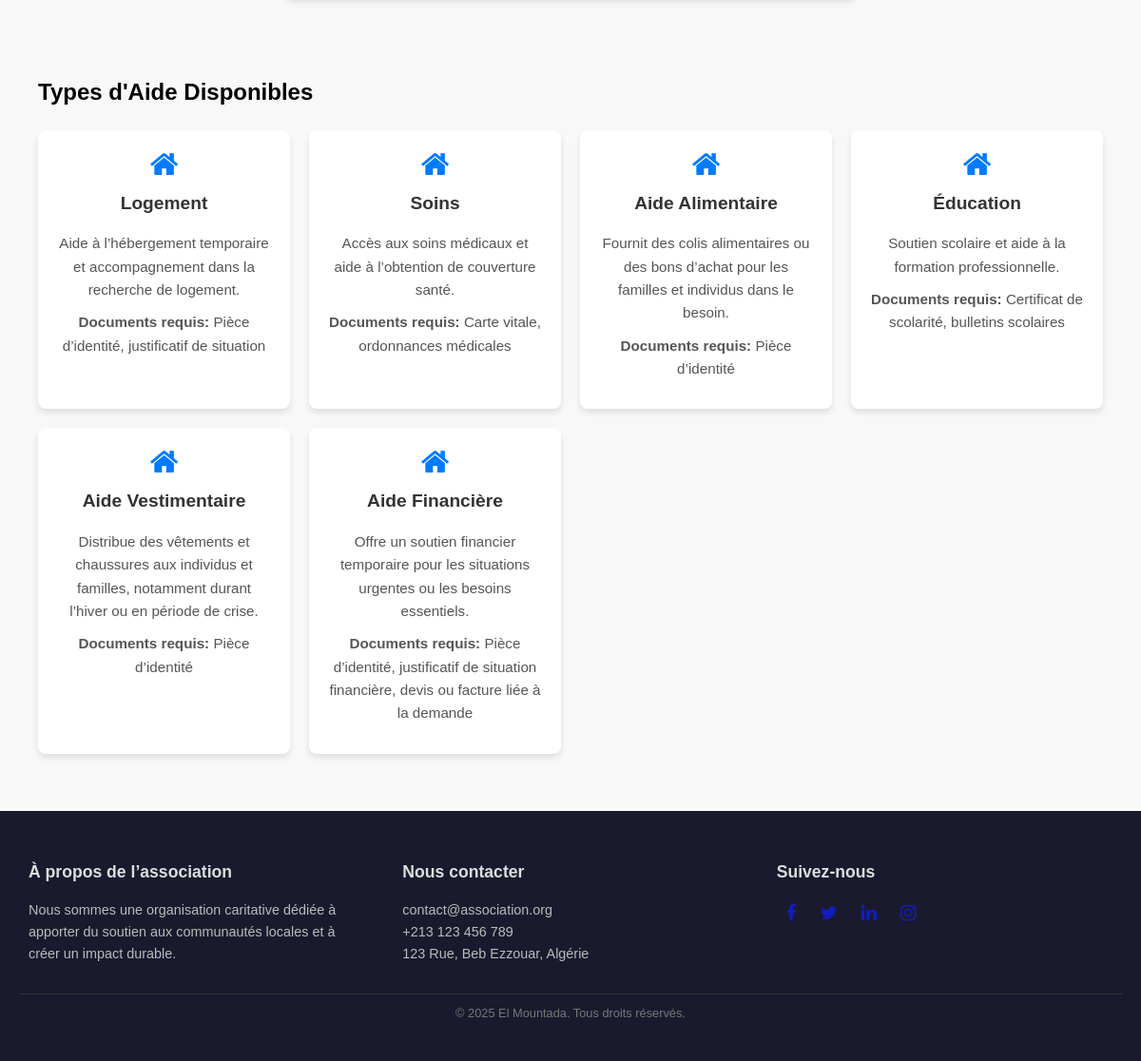
The app's page /views/Membre/dons.php (signed in, lower part), older data.
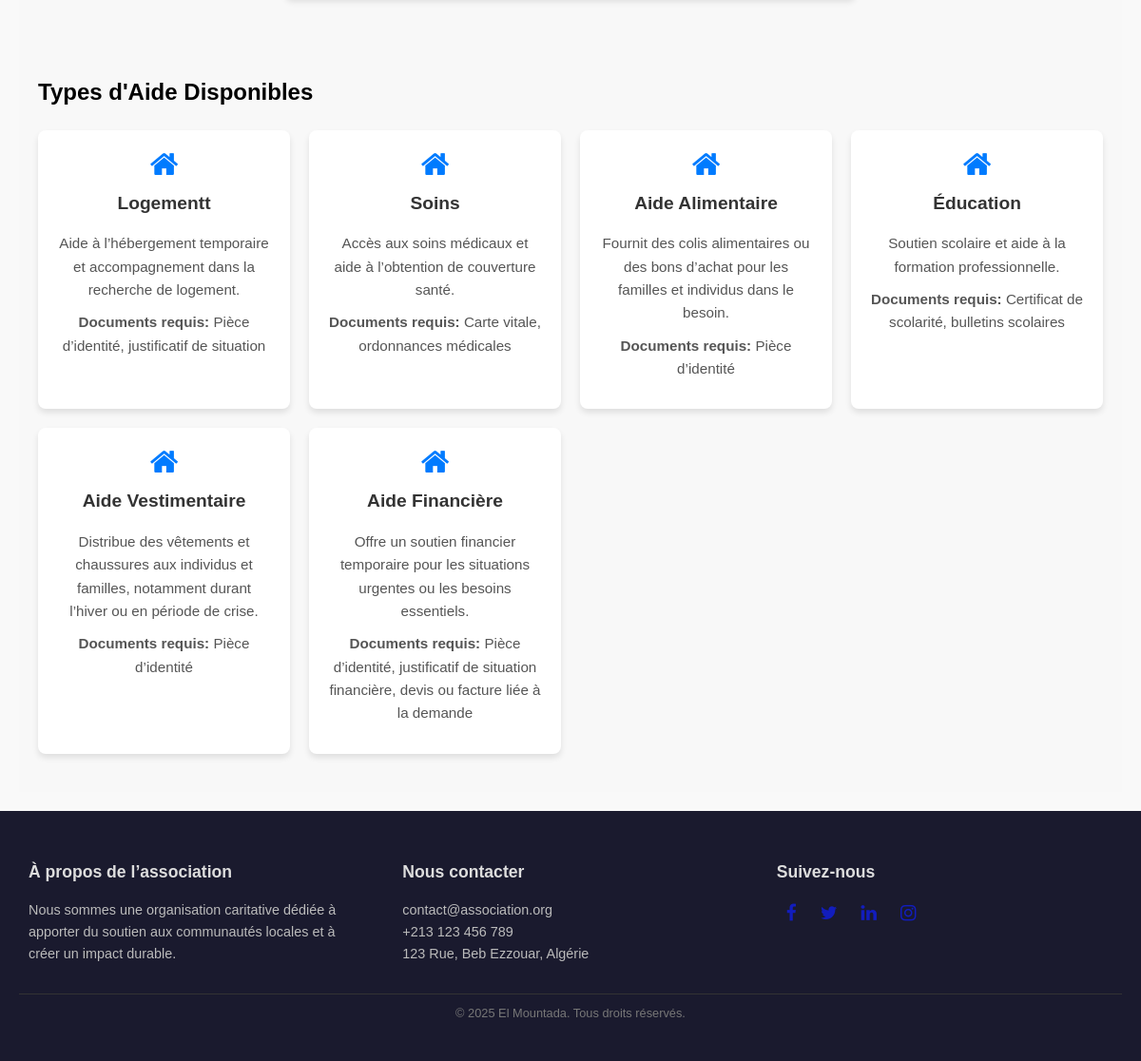
The same page, newer data.
### tables this page shows
CREATE TABLE IF NOT EXISTS `types_aide` (
  `id` int NOT NULL AUTO_INCREMENT,
  `type_aide` varchar(100) NOT NULL,
  `description` text NOT NULL,
  `documents_necessaires` text NOT NULL,
  `cree_le` timestamp NULL DEFAULT CURRENT_TIMESTAMP,
  `modifie_le` timestamp NULL DEFAULT CURRENT_TIMESTAMP ON UPDATE CURRENT_TIMESTAMP,
  PRIMARY KEY (`id`)
);

### controllers/AideController.php (called while the page is built, shortened)
<?php
require_once __DIR__ . '/../models/Aide.php';
class AideController {
    private $aide;
    public function __construct() {
        $database = new Database();
        $db = $database->connect();
        $this->aide = new Aide($db);
    }
    public function getTypesAide() {
        $result = $this->aide->lire();
        return $result->fetchAll(PDO::FETCH_ASSOC);
    }
}
?>

### models/Aide.php (called while the page is built, shortened)
<?php
class Aide {
    private $conn;
    private $table = 'types_aide';
    public function __construct($db) {
        $this->conn = $db;
    }
    public function lire() {
        $query = 'SELECT * FROM ' . $this->table;
        $stmt = $this->conn->prepare($query);
        $stmt->execute();
        return $stmt;
    }
}
?>

### views/Membre/dons.php (the view, shortened to what this page needs)
<?php
require_once __DIR__ . '/../../controllers/AideController.php';
$aideController = new AideController();
$types_aide = $aideController->getTypesAide();
?>
<!DOCTYPE html>
<html lang="en">
<head>
    <link rel="stylesheet" href="styles.css">
    <link rel="stylesheet" href="https://cdnjs.cloudflare.com/ajax/libs/font-awesome/4.7.0/css/font-awesome.min.css">
</head>
<body>
    <?php include 'navbar.php'; ?>
   <main class="donations-page">
<section class="assistance-request-section">
</section>
        <section class="aid-types-section">
            <h2>Types d'Aide Disponibles</h2>
            <div class="aid-types-grid">
                <?php if (!empty($types_aide)): ?>
                    <?php foreach ($types_aide as $aide): ?>
                        <div class="aid-card">
                            <h3><i class="fa fa-home"></i> <?php echo htmlspecialchars($aide['type_aide']); ?></h3>
                            <p><?php echo htmlspecialchars($aide['description']); ?></p>
                            <p><strong>Documents requis:</strong> <?php echo htmlspecialchars($aide['documents_necessaires']); ?></p>
                        </div>
                    <?php endforeach; ?>
                <?php else: ?>
                    <p>Aucun type d'aide disponible pour le moment.</p>
                <?php endif; ?>
            </div>
        </section>
    </main>
    <?php include 'footer.php'; ?>
</body>
</html>

### views/Membre/navbar.php (shortened to what this page needs)
<head><link rel="stylesheet" href="styles.css"></head>

### views/Membre/footer.php
<link rel="stylesheet" href="styles.css">
<link rel="stylesheet" href="https://cdnjs.cloudflare.com/ajax/libs/font-awesome/4.7.0/css/font-awesome.min.css">
<footer class="footer-section">
    <div class="footer-container">
        <div class="footer-column">
            <h4>À propos de l’association</h4>
            <p>
                Nous sommes une organisation caritative dédiée à apporter du soutien aux communautés locales et à créer un impact durable.
            </p>
        </div>
        <div class="footer-column">
            <h4>Nous contacter</h4>
            <p>
                <a href="mailto:contact@association.org">contact@association.org</a><br>
                <a href="tel:+213123456789">+213 123 456 789</a><br>
                123 Rue, Beb Ezzouar, Algérie
            </p>
        </div>
        <div class="footer-column">
            <h4>Suivez-nous</h4>
            <div class="social-icons">
                <a href="#"><i class="fa fa-facebook"></i></a>
                <a href="#"><i class="fa fa-twitter"></i></a>
                <a href="#"><i class="fa fa-linkedin"></i></a>
                <a href="#"><i class="fa fa-instagram"></i></a>
            </div>
        </div>
    </div>
    <div class="footer-bottom">
        <p>&copy; 2025 El Mountada. Tous droits réservés.</p>
    </div>
</footer>

### views/Membre/styles.css (style rules this page uses)
* { margin: 0; padding: 0; box-sizing: border-box; }
body { font-family: Arial, sans-serif; line-height: 1.6; }
.social-icons a { margin: 0 10px; color: #333; text-decoration: none; font-size: 1.2rem; }
.footer-section { width: 100%; background-color: #1a1a2e; color: #fff; padding: 40px 20px; font-size: 0.9rem; text-align: center; }
.footer-container { display: grid; grid-template-columns: repeat(auto-fit, minmax(200px, 1fr)); gap: 20px; max-width: 1200px; margin: 0 auto; text-align: left; }
.footer-column { padding: 10px; }
.footer-column h4 { font-size: 1.1rem; margin-bottom: 15px; font-weight: bold; color: #ddd; }
.footer-column p, .footer-column ul { margin: 0; line-height: 1.6; color: #bbb; }
.footer-column p a { color: #bbb; text-decoration: none; }
.social-icons { display: flex; gap: 5px; align-items: center; margin-right: 5px; }
.social-icons a { color: #121dbd; font-size: 1.2rem; text-decoration: none; }
.footer-bottom { text-align: center; margin-top: 20px; border-top: 1px solid #333; padding-top: 10px; font-size: 0.8rem; color: #777; }
.donations-page { padding: 20px; background-color: #f9f9f9; }
.donations-page section { padding: 40px 20px; }
.donations-page section:nth-child(odd) { background-color: #f8f8f8; }
.donations-page section + section { margin-top: 20px; }
.aid-types-grid { display: grid; grid-template-columns: repeat(auto-fit, minmax(250px, 1fr)); gap: 20px; margin-top: 20px; }
.aid-card { background: #fff; padding: 20px; border-radius: 8px; box-shadow: 0 4px 6px rgba(0, 0, 0, 0.1); text-align: center; }
.aid-card h3 { margin-bottom: 15px; color: #333; font-size: 1.2rem; }
.aid-card p { font-size: 0.95rem; color: #555; margin-bottom: 10px; }
.aid-card i { font-size: 2rem; color: #007bff; margin-bottom: 10px; display: block; }

Row changes from the older to the newer data that the page shows:
changed types_aide "Aide à l’hébergement temporaire et accompagnement dans la recherche de logement.": type_aide "Logement" → "Logementt"
